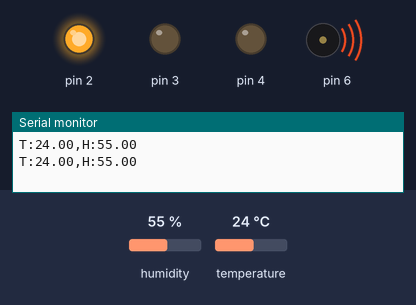
This sketch was run on a simulated Arduino Uno, built with avr-gcc and run on an emulated ATmega328P. Parts: output pins drawn as LEDs (lit = HIGH), buzzer (waves = sounding), the last lines printed to the serial monitor. The test bench sets the inputs (shaded band); at power-on: temperature 24 °C, humidity 55 %.

Above: at 1.8 s.
1.9 s: temperature set to 27 °C
3.4 s: temperature set to 30 °C
At 4.4 s:
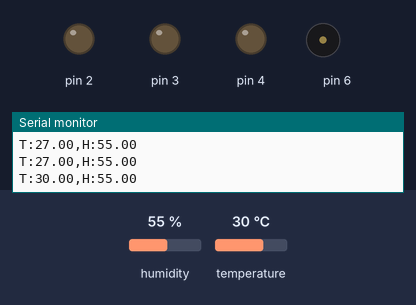
5.6 s: temperature set to 34 °C
7.3 s: temperature set to 37 °C
At 8.6 s:
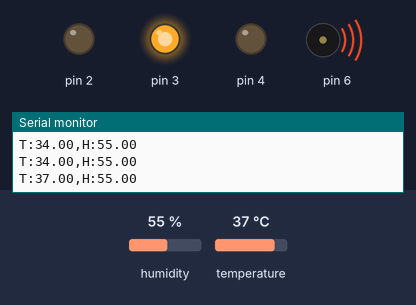
9.7 s: temperature set to 12 °C
At 10.7 s:
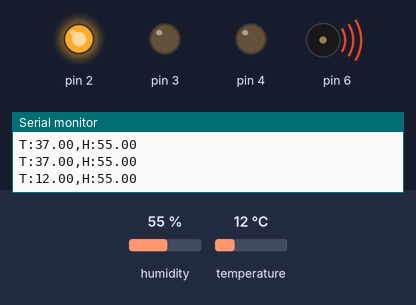
11.7 s: temperature set to 33 °C
At 12.8 s:
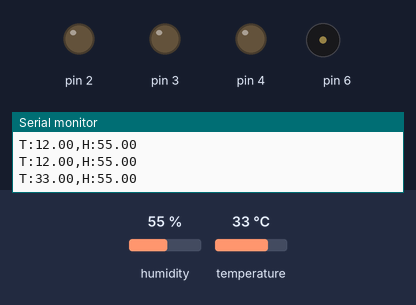
Timing chart, 0 to 14.7 s (numbered marks = the images above; inputs shaded):
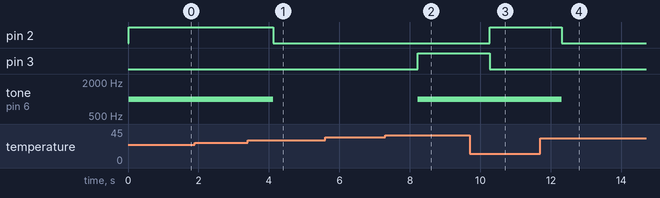

Measured:
- the behaviour switches between 28 and 29 °C on temperature (found by bisection; images 0 and 1)
- the behaviour switches between 35 and 36 °C on temperature (found by bisection; images 1 and 2)
- after the input at 3.4 s, pin 2: HIGH → LOW after 0.72 s; tone on pin 6: 1000 Hz → silent after 0.72 s
- after the input at 7.3 s, pin 3: LOW → HIGH after 0.92 s; tone on pin 6: silent → 1000 Hz after 0.92 s
- after the input at 9.7 s, pin 2: LOW → HIGH after 0.57 s; pin 3: HIGH → LOW after 0.57 s
- after the input at 11.7 s, pin 2: HIGH → LOW after 0.61 s; tone on pin 6: 1000 Hz → silent after 0.61 s

The sketch:

Full_proj.ino
```cpp
#include <dht.h>

dht DHT;
#define DHT11_PIN 7

float ideal_Temp1 = 29;
float ideal_Temp2 = 35;
float temperature = 0;
float humidity = 0;

void setup() {
  Serial.begin(9600);
  pinMode(2, OUTPUT);
  pinMode(3, OUTPUT);
  pinMode(4, OUTPUT);
  pinMode(6, OUTPUT);
}

void loop() {
  readDHTValues();

  Serial.print("T:");
  Serial.print(temperature);
  Serial.print(",H:");
  Serial.println(humidity);

  updateLEDsAndBuzzer();

  delay(1000);
}

void readDHTValues() {
  int chk = DHT.read11(DHT11_PIN);
  temperature = DHT.temperature;
  humidity = DHT.humidity;
}

void updateLEDsAndBuzzer() {
  // Green
  if (temperature >= ideal_Temp1 && temperature <= ideal_Temp2) {
    digitalWrite(2, LOW);
    digitalWrite(3, LOW);
    digitalWrite(5, HIGH);
    noTone(6);
  }
  // Yellow
  else if (temperature > ideal_Temp2 && temperature <= ideal_Temp2 + 10) {
    digitalWrite(2, LOW);
    digitalWrite(3, HIGH);
    digitalWrite(5, LOW);
    tone(6, 1000, 5000);
  }
  // Red
  else if (temperature > ideal_Temp2 + 10) {
    digitalWrite(2, HIGH);
    digitalWrite(3, LOW);
    digitalWrite(5, LOW);
    tone(6, 1000, 10000);
  }
  // Other conditions (Bad Conditions 2 < IdealTemp1 and Bad Condition 3 < ideal_temp1 - 10)
  else {
    digitalWrite(2, HIGH);
    digitalWrite(3, LOW);
    digitalWrite(5, LOW);
    tone(6, 1000, 15000);
  }
}
```
